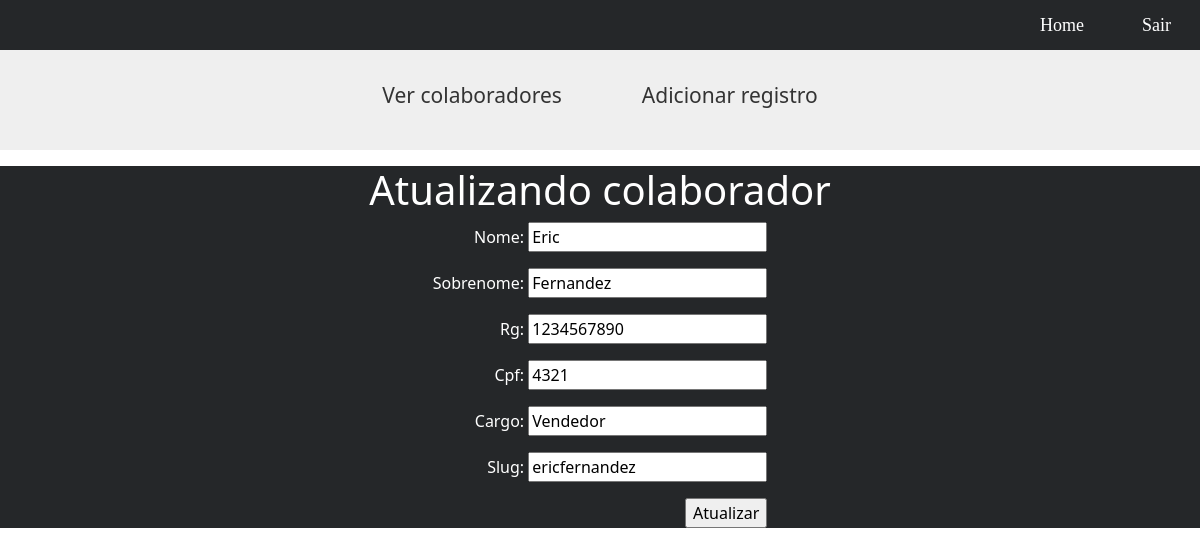
/colaboradores/manage/atualizar-colaborador/2 (signed in), run on the app's committed database.
### colaboradores/models.py (models this page shows, shortened)
class Colaborador(models.Model):
    nome = models.CharField(max_length=255)
    sobrenome = models.CharField(max_length=255)
    slug = models.SlugField(max_length=255, unique=True)
    rg = models.CharField(max_length=16, unique=True)
    cpf = models.CharField(unique=True, max_length=14)
    cargo = models.CharField(max_length=255)

### colaboradores/views.py (the view)
# urls.py: path('manage/atualizar-colaborador/<int:id>', views.editarColab, name='atualizar'),
@login_required
def editarColab(request, id):
    edit = get_object_or_404(Colaborador, pk=id)
    form = ColabForm(instance=edit)
    if(request.method == 'POST'):
        form = ColabForm(request.POST, instance=edit)
        if form.is_valid():
            edit.save()
            return redirect('/')
        else:
            return render(request, 'atualizarcolab.html',{'form': form, 'edit':edit})
    else:
        return render(request, 'atualizarcolab.html',{'form': form, 'edit':edit})

### colaboradores/forms.py
class ColabForm(forms.ModelForm):
    class Meta:
        model = Colaborador
        fields = ('nome', 'sobrenome', 'rg', 'cpf', 'cargo', 'slug')

### colaboradores/templates/atualizarcolab.html (shortened to what this page needs)
{% extends 'base.html' %}
{% block content %}
<div id="header">
    <a style="cursor: pointer; padding: 0 30px" href="/colaboradores">Ver colaboradores</a>
    <a style="cursor: pointer; padding: 0 30px; margin-left: 20px" href="/colaboradores/manage/adicionar-colaborador">Adicionar
        registro</a>
</div>
<div id="form">
    <h1>Atualizando colaborador</h1>
    <form method='POST'>
        {{ form.as_p }}
        <input type="submit" value="Atualizar">
    </form>
</div>
{% endblock %}

### carros/static/css/home.css (style rules this page uses)
#header { display: flex; justify-content: center; align-items: center; padding: 30px; margin-bottom: 10px; }
#header a { text-decoration: none; font-size: 18px; }
body { background-color: #fff; margin: 0; padding: 0; }
#content a { font-size: 21px; color: #333 }
#form { display: flex; flex-direction: column; align-items: center; justify-content: center; background-color: #252729; text-align: right; width: 100%; margin-top: 2%; }
p label { color: white; }
h1 { color: white; }

### data on the page
Colaborador: nome "Eric", sobrenome "Fernandez", rg "1234567890", cpf "4321", cargo "Vendedor", slug "ericfernandez"
